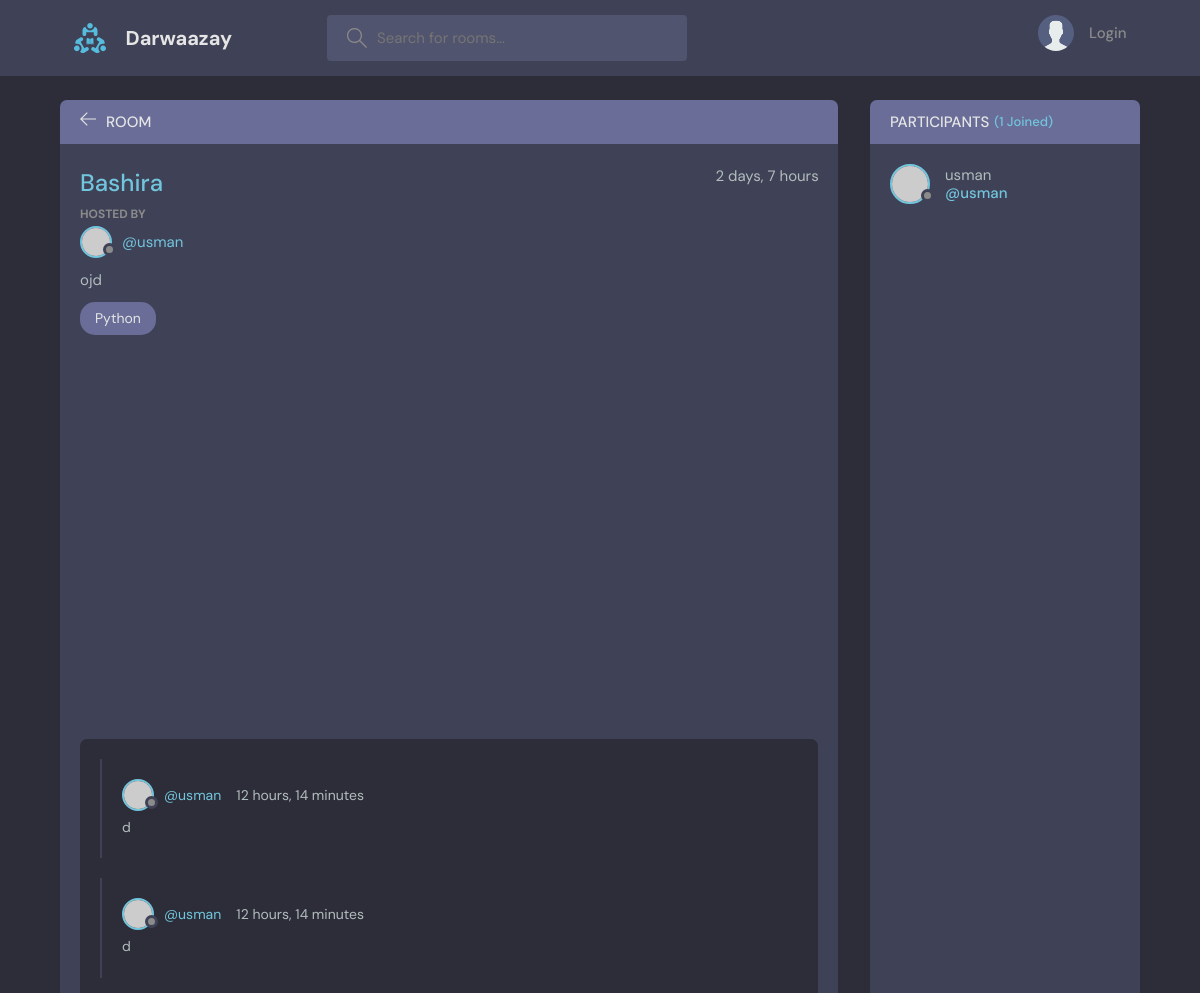
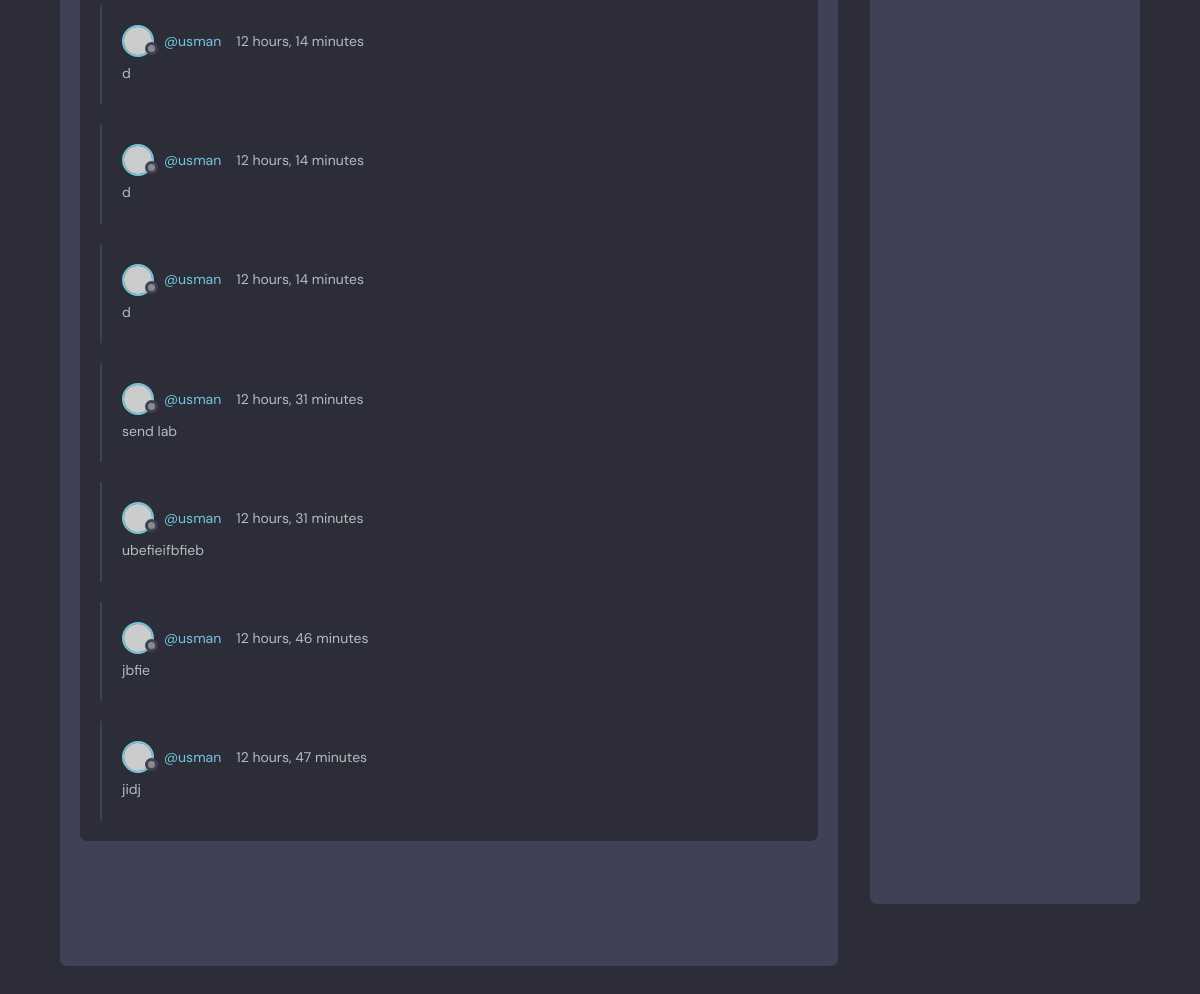
/room/8/, run on the app's committed database (2 pictures, top to bottom).
### doors/models.py (models this page shows, shortened)
class Room(models.Model):
    host = models.ForeignKey(User, on_delete=models.SET_NULL, null=True)
    topic = models.ForeignKey(Topic, on_delete=models.SET_NULL, null=True)
    name = models.CharField(max_length=200)
    participants = models.ManyToManyField(User, related_name='participants', blank=True)
    description = models.TextField(null=True, blank=True)
    updated = models.DateTimeField(auto_now=True)
    created = models.DateTimeField(auto_now_add=True)
    class Meta:
        ordering = ['-updated', '-created']

class Topic(models.Model):
    name = models.CharField(max_length=200)
    def __str__(self):
        return self.name

class Message(models.Model):
    user = models.ForeignKey(User, on_delete=models.CASCADE)
    room = models.ForeignKey(Room, on_delete=models.CASCADE)
    body = models.TextField()
    updated = models.DateTimeField(auto_now=True)
    created = models.DateTimeField(auto_now_add=True)

### doors/views.py (the view, shortened to what this page needs)
# urls.py: path('room/<str:pk>/', views.room, name='room'),
def room(request, pk):
    room = models.Room.objects.get(id=int(pk))
    room_messages = room.message_set.all().order_by('-created')
    participants = room.participants.all()
    context = {'room':room, 'room_messages':room_messages, 'participants':participants}
    return render(request, 'doors/room.html', context)

### doors/templates/doors/room.html (shortened to what this page needs)
{% extends 'main.html' %}
{% block content %}
<main class="profile-page layout layout--2">
      <div class="container">
        <div class="room">
          <div class="room__top">
            <div class="room__topLeft">
              <a href="{% url 'home' %}">
                <svg version="1.1" xmlns="http://www.w3.org/2000/svg" width="32" height="32" viewBox="0 0 32 32">
                  <title>arrow-left</title>
                  <path
                    d="M13.723 2.286l-13.723 13.714 13.719 13.714 1.616-1.611-10.96-10.96h27.625v-2.286h-27.625l10.965-10.965-1.616-1.607z"
                  ></path>
                </svg>
              </a>
              <h3>Room</h3>
            </div>
          </div>
          <div class="room__box scroll">
            <div class="room__header scroll">
              <div class="room__info">
                <h3>{{room.name}}</h3>
                <span>{{room.created|timesince}}</span>
              </div>
              <div class="room__hosted">
                <p>Hosted By</p>
                <a href="{% url 'user-profile' room.host.id %}" class="room__author">
                  <div class="avatar avatar--small">
                    <img src="https://randomuser.me/api/portraits/men/37.jpg" />
                  </div>
                  <span>@{{room.host.username}}</span>
                </a>
              </div>
              <div class="room__details">
                {{room.description}}
              </div>
              <span class="room__topics">{{room.topic}}</span>
            </div>
            <div class="room__conversation">
              <div class="threads scroll">
                {% for message in room_messages %}
                  <div class="thread">
                  <div class="thread__top">
                    <div class="thread__author">
                      <a href="{% url 'user-profile' message.user.id %}" class="thread__authorInfo">
                        <div class="avatar avatar--small">
                          <img src="https://randomuser.me/api/portraits/men/37.jpg" />
                        </div>
                        <span>@{{message.user.username}}</span>
                      </a>
                      <span class="thread__date">{{message.created|timesince}}</span>
                    </div>
                  </div>
                  <div class="thread__details">
                    {{message.body}}
                  </div>
                </div>
                {% endfor %}
              </div>
            </div>
          </div>
        </div>
        <div class="participants">
          <h3 class="participants__top">Participants <span>({{participants.count}} Joined)</span></h3>
          <div class="participants__list scroll">
            {% for participant in participants %}
              <a href="{% url 'user-profile' participant.id %}" class="participant">
              <div class="avatar avatar--medium">
                <img src="https://randomuser.me/api/portraits/men/37.jpg" />
              </div>
              <p>
                {{participant.username}}
                <span>@{{participant.username}}</span>
              </p>
            </a>
            {% endfor %}
          </div>
        </div>
      </div>
    </main>
{% endblock %}

### data on the page
Room: name "Bashira", created "2 days, 7 hours", host.username "usman", description "ojd", topic "Python"
Message: user.username "usman", created "12 hours, 14 minutes", body "d"
Message: user.username "usman", created "12 hours, 14 minutes", body "d"
Message: user.username "usman", created "12 hours, 14 minutes", body "d"
Message: user.username "usman", created "12 hours, 14 minutes", body "d"
Message: user.username "usman", created "12 hours, 14 minutes", body "d"
Message: user.username "usman", created "12 hours, 31 minutes", body "send lab"
Message: user.username "usman", created "12 hours, 31 minutes", body "ubefieifbfieb"
Message: user.username "usman", created "12 hours, 46 minutes", body "jbfie"
Message: user.username "usman", created "12 hours, 47 minutes", body "jidj"

### other printed values
{{ participants.count }} "1"
{{ participant.username }} "usman"
